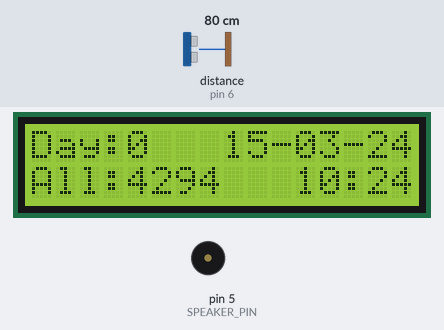
Recording of a program running on a simulated Arduino Nano, built with avr-gcc and run on an emulated ATmega328P. Parts: 16×2 character LCD, buzzer (waves = sounding). Wiring (inferred from the names in the program): ultrasonic range finder: trigger pin 7; echo pin 6. Inputs (shaded band) come from the test bench; at power-on: distance to the obstacle (sensor on pin 6) 80 cm. The echo pulse lasts 58.3 µs per cm; the local clock reads 2024-03-15 10:24:30 at power-on unless the program sets it; EEPROM starts erased.

Above: at 1.3 s.
1.4 s: distance to the obstacle (sensor on pin 6) set to 2 cm
At 1.67 s:
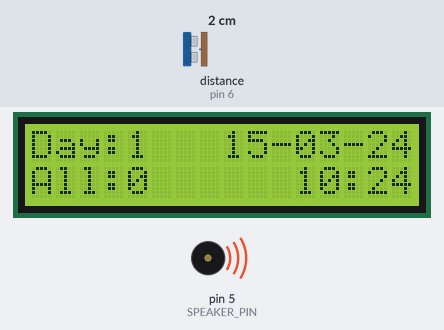
At 2.8 s:
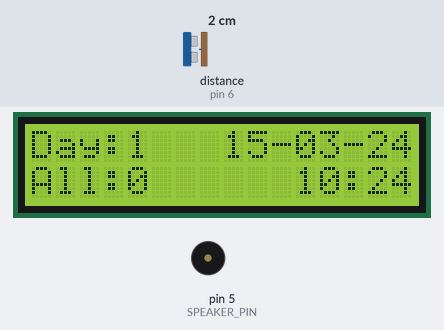
Timing chart, 0 to 4.4 s (numbered marks = the images above; inputs shaded):
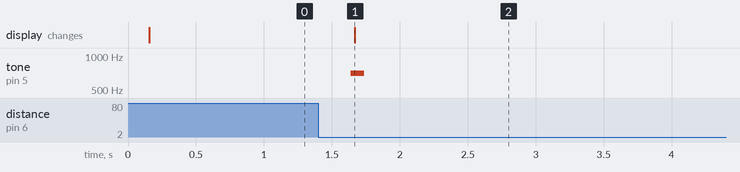

The program:

main.cpp
```cpp
#include "hardware/Config.h"
#include "hardware/Display.h"
#include "hardware/Storage.h"
#include <Arduino.h>
#include <DS1307RTC.h>

#include <Wire.h>
#include <TimeLib.h>


Display *display;
Storage *storage;

uint32_t allCount;
uint32_t dayCount;

Date date;

void resetDayCount()
{
    date = storage->getDate();
    tmElements_t tm;
    RTC.read(tm);
    if ((tm.Year != date.year) || (tm.Month != date.month) || (tm.Day != date.day)) {
        if (dayCount != 0) {
            dayCount = 0;
            if (dayCount != storage->getDayCount()) {
                storage->putDayCount(dayCount);
            }
        }
        date.year = tm.Year;
        date.month = tm.Month;
        date.day = tm.Day;
        storage->putDate(date);
    }
}

void showCurrentDateAndTime()
{
    tmElements_t tm;
    RTC.read(tm);
    String date, time;
    date = ((tm.Day < 10) ? "0" : "") + String(tm.Day) + "-" + ((tm.Month < 10) ? "0" : "") + String(tm.Month) + "-" + (tmYearToCalendar(tm.Year) - 2000);
    display->showRightText(date, 0);
    time = String("   ") + ((tm.Hour < 10) ? "0" : "") + String(tm.Hour) + ":" + ((tm.Minute < 10) ? "0" : "") + String(tm.Minute);
    display->showRightText(time, 1);
}

void showCounts()
{
    display->showLeftText("Day:" + String(dayCount), 0);
    display->showLeftText("All:" + String(allCount), 1);
}

void setup()
{
    pinMode(SPEAKER_PIN, OUTPUT);
    pinMode(HC_SR04_TRIG_PIN, OUTPUT);
    pinMode(HC_SR04_ECHO_PIN, INPUT);

    display = new Display(LCD_ADDR, LCD_COLS, LCD_ROWS);
    storage = new Storage();

    date = storage->getDate();
    allCount = storage->getAllCount();
    dayCount = storage->getDayCount();

    resetDayCount();
    showCurrentDateAndTime();
    showCounts();
}

void loop()
{
    static uint32_t lastDateTimeUpdate = 0;
    static uint32_t lastDistanceUpdate = 0;
    static uint32_t lastNear = 0;
    static uint32_t lastAddCount = 0;
    static uint32_t lastEmpty = 0;
    static uint32_t lastBackup = 0;

    static uint32_t headLiftingTime = 0;
    static bool addToCount = false;

    uint32_t now = millis();

    if (lastDateTimeUpdate > now) {
        lastDateTimeUpdate = now;
    }

    if (lastDistanceUpdate > now) {
        lastDistanceUpdate = now;
    }

    if (lastNear > now) {
        lastNear = now;
    }

    if (lastAddCount > now) {
        lastAddCount = now;
    }

    if (lastEmpty > now) {
        lastEmpty = now;
    }

    if (lastBackup > now) {
        lastBackup = now;
    }

    if (now > (lastDateTimeUpdate + DATE_TIME_UPDATE_INTERVAL)) {
        resetDayCount();
        showCurrentDateAndTime();
        showCounts();

        lastDateTimeUpdate = now;
    }

    if (now > (lastDistanceUpdate + DISTANCE_UPDATE_INTERVAL)) {
        int duration;
        int distance;

        digitalWrite(HC_SR04_TRIG_PIN, LOW);
        delayMicroseconds(2);
        digitalWrite(HC_SR04_TRIG_PIN, HIGH);
        delayMicroseconds(10);
        digitalWrite(HC_SR04_TRIG_PIN, LOW);

        duration = pulseIn(HC_SR04_ECHO_PIN, HIGH);
        distance = duration / 58;

        if (distance < EMPTY_DISTANCE) {
            if (((now - lastEmpty) > BACKLIGHT_ON_INTERVAL) && !display->getBacklight()) {
                display->backlightOn();
            }
            lastNear = now;
        }

        if (distance > EMPTY_DISTANCE) {
            if (((now - lastNear) > BACKLIGHT_OFF_INTERVAL) && display->getBacklight()) {
                display->backlightOff();
            }
            lastEmpty = now;
        }

        if ((distance < LIFTING_DISTANCE)) {
            if (headLiftingTime == 0) {
                headLiftingTime = now;
            }

            if (((now - headLiftingTime) > HEAD_STAGE_INTERVAL) && !addToCount && ((now - lastAddCount) > ADD_COUNT_INTERVAL)) {
                allCount++;
                dayCount++;
                addToCount = true;
                tone(SPEAKER_PIN, 700, 100);
                lastAddCount = now;
                showCounts();
            }
        }

        if (distance > LIFTING_DISTANCE) {
            addToCount = false;
            headLiftingTime = 0;
        }
        lastDistanceUpdate = now;
    }

    if (now > (lastBackup + BACKUP_COUNTS_INTERVAL)) {
        if (allCount != storage->getAllCount()) {
            storage->putAllCount(allCount);
        }

        if (dayCount != storage->getDayCount()) {
            storage->putDayCount(dayCount);
        }

        lastBackup = now;
    }
}


// uncomment for set datetime!
/*
const char *monthName[12] = {
  "Jan", "Feb", "Mar", "Apr", "May", "Jun",
  "Jul", "Aug", "Sep", "Oct", "Nov", "Dec"
};

tmElements_t tm;

bool getTime(const char *str)
{
  int Hour, Min, Sec;

  if (sscanf(str, "%d:%d:%d", &Hour, &Min, &Sec) != 3) return false;
  tm.Hour = Hour;
  tm.Minute = Min;
  tm.Second = Sec;
  return true;
}

bool getDate(const char *str)
{
  char Month[12];
  int Day, Year;
  uint8_t monthIndex;

  if (sscanf(str, "%s %d %d", Month, &Day, &Year) != 3) return false;
  for (monthIndex = 0; monthIndex < 12; monthIndex++) {
    if (strcmp(Month, monthName[monthIndex]) == 0) break;
  }
  if (monthIndex >= 12) return false;
  tm.Day = Day;
  tm.Month = monthIndex + 1;
  tm.Year = CalendarYrToTm(Year);
  return true;
}


void setup() {
  bool parse=false;
  bool config=false;

  if (getDate(__DATE__) && getTime(__TIME__)) {
    parse = true;
    if (RTC.write(tm)) {
      config = true;
    }
  }

  Serial.begin(9600);
  while (!Serial) ; // wait for Arduino Serial Monitor
  delay(200);
  if (parse && config) {
    Serial.print("DS1307 configured Time=");
    Serial.print(__TIME__);
    Serial.print(", Date=");
    Serial.println(__DATE__);
  } else if (parse) {
    Serial.println("DS1307 Communication Error :-{");
    Serial.println("Please check your circuitry");
  } else {
    Serial.print("Could not parse info from the compiler, Time=\"");
    Serial.print(__TIME__);
    Serial.print("\", Date=\"");
    Serial.print(__DATE__);
    Serial.println("\"");
  }
}

void loop() {
}

*/
```

Display.cpp
```cpp
#include "Display.h"

// Делим экран на сегменты, длина левого блока (символы)
#define LEFT_SIGNS_COUNT 8

// Делим экран на сегменты, длина правого блока (символы)
#define RIGHT_SIGNS_COUNT 8

// Длина строки (символы)
#define STRING_SIGNS_COUNT 16

// Максимальная длина текста на экране
#define TEXT_SIGNS_COUNT 32

// Пустая строка (заполнена пробелами)
#define EMPTY_ROW "                "

// Реально пустая строка
#define NULL_STRING ""

Display::Display(uint8_t lcd_addr, uint8_t lcd_cols, uint8_t lcd_rows)
{
    _lcd = new LiquidCrystal_I2C(lcd_addr, lcd_cols, lcd_rows);
    _lcd->init();
    _lcd->backlight();
    _backlight = true;
    _lcd->clear();
}

void Display::showLeftText(String text, uint8_t row)
{
    String newStr = text.substring(0, LEFT_SIGNS_COUNT);
    if (_leftTexts[row] != newStr) {
        _lcd->setCursor(0, row);
        _lcd->print(String(EMPTY_ROW).substring(0, LEFT_SIGNS_COUNT));
        _lcd->setCursor(0, row);
        _lcd->print(newStr);
        _leftTexts[row] = newStr;
    }
}

void Display::clearLeftText(uint8_t row)
{
    showLeftText(NULL_STRING, row);
}

void Display::showRightText(String text, uint8_t row)
{
    String newStr = text.substring(0, RIGHT_SIGNS_COUNT);
    if (_rightTexts[row] != newStr) {
        _lcd->setCursor(LEFT_SIGNS_COUNT, row);
        _lcd->print(String(EMPTY_ROW).substring(0, RIGHT_SIGNS_COUNT));
        _lcd->setCursor(LEFT_SIGNS_COUNT, row);
        _lcd->print(newStr);
        _rightTexts[row] = newStr;
    }
}

void Display::clearRightText(uint8_t row)
{
    showRightText(NULL_STRING, row);
}

void Display::showText(String text, uint8_t row)
{
    uint16_t length = text.length();

    if (length > STRING_SIGNS_COUNT) {
        text = text.substring(0, STRING_SIGNS_COUNT);
        length = STRING_SIGNS_COUNT;
    }

    String leftStr = text.substring(0, min(LEFT_SIGNS_COUNT, length));
    String rightStr;
    if (length > LEFT_SIGNS_COUNT) {
        rightStr = text.substring(LEFT_SIGNS_COUNT);
    } else {
        rightStr = NULL_STRING;
    }
    showLeftText(leftStr, row);
    showRightText(rightStr, row);
}

void Display::showFullScreenText(String text)
{
    uint16_t length = text.length();

    if (length > TEXT_SIGNS_COUNT) {
        text = text.substring(0, TEXT_SIGNS_COUNT);
        length = TEXT_SIGNS_COUNT;
    }

    uint8_t fromPos = 0;
    uint8_t row = 0;

    while (fromPos < length) {
        uint8_t nextFromPos = fromPos + STRING_SIGNS_COUNT;
        showText(text.substring(fromPos, min(nextFromPos, length)), row);
        fromPos = nextFromPos;
        row++;
    }

    while (row < 4) {
        showText(NULL_STRING, row);
        row++;
    }
}

void Display::clearExceptFirstLeft()
{
    showRightText(NULL_STRING, 0);
    showLeftText(NULL_STRING, 1);
    showRightText(NULL_STRING, 1);
    showLeftText(NULL_STRING, 2);
    showRightText(NULL_STRING, 2);
    showLeftText(NULL_STRING, 3);
    showRightText(NULL_STRING, 3);
}

void Display::showModalText(String text)
{
    if (text.length() == 0) {
        return;
    }

    _lcd->setCursor(0, 0);

    if (text.length() > TEXT_SIGNS_COUNT) {
        text = text.substring(0, TEXT_SIGNS_COUNT);
    } else if (text.length() < TEXT_SIGNS_COUNT) {
        _lcd->clear();
    }
    _lcd->print(text);
}

void Display::recoverRealText()
{
    _lcd->setCursor(0, 0);
    _lcd->clear();
    for (uint8_t row = 0; row < 4; row++) {
        _lcd->setCursor(0, row);
        _lcd->print(_leftTexts[row]);
        _lcd->setCursor(0, row);
        _lcd->setCursor(LEFT_SIGNS_COUNT, row);
        _lcd->print(_rightTexts[row]);
    }
}

void Display::backlightOff()
{
    _lcd->noBacklight();
    _backlight = false;
}

void Display::backlightOn()
{
    _lcd->backlight();
    _backlight = true;
}

bool Display::getBacklight()
{
    return _backlight;
}
```

Display.h
```cpp
#ifndef Display_h_
#define Display_h_

#include <Arduino.h>
#include <LiquidCrystal_I2C.h>

class Display {
  public:
    /**
     * @brief Инициализация, включение и очистка дисплея
     *
     * @param lcd_addr адрес дисплея
     * @param lcd_cols кол-во символов в строке
     * @param lcd_rows кол-во строк
     */
    Display(uint8_t lcd_addr, uint8_t lcd_cols, uint8_t lcd_rows);
    /** LEFT_SIGNS_COUNT signs */

    /**
     * @brief Вывод строки в левую часть,
     * максимальная длина строки - LEFT_SIGNS_COUNT
     *
     * @param text текст для вывода
     * @param row номер строки, в какой показывать текст
     */
    void showLeftText(String text, uint8_t row);

    /**
     * @brief Чистим определенную строку левого сегмента
     *
     * @param row
     */
    void clearLeftText(uint8_t row);

    /**
     * @brief Вывод строки в левую часть,
     * максимальная длина строки - RIGHT_SIGNS_COUNT
     *
     * @param text текст для вывода
     * @param row номер строки, в какой показывать текст
     */
    void showRightText(String text, uint8_t row);

    /**
     * @brief Чистим определенную строку правого сегмента
     *
     * @param row
     */
    void clearRightText(uint8_t row);

    /**
     * @brief Показываем текст во всю строку,
     * максимальная длина строки - STRING_SIGNS_COUNT
     *
     * @param text
     * @param row
     */
    void showText(String text, uint8_t row);

    /**
     * @brief Показываем текст на весь экран,
     * максимальная длина текста - TEXT_SIGNS_COUNT
     *
     * @param text
     */
    void showFullScreenText(String text);

    /**
     * @brief Показываем текст на весь экран, но при этом сам текст в
     * _leftTexts и _rightTexts не сохраняем и никак не проверяем, что сейчас
     * на экране. Это аналог модельного окна поверх реального. После показа
     * реальный текст будет восстановлен по функции recoverRealText().
     *
     * @param text
     */
    void showModalText(String text);

    /**
     * @brief Восстанавливает на экране реальный текст после вызова
     * showFullScreenText(), когда нужно будет убрать временный.
     */
    void recoverRealText();

    /**
     * @brief Очистка всего экрана кроме левой верхней части
     *
     */
    void clearExceptFirstLeft();

    void backlightOff();
    void backlightOn();
    bool getBacklight();

  private:
    LiquidCrystal_I2C *_lcd;
    String _leftTexts[4];
    String _rightTexts[4];
    bool _backlight;
};

#endif
```

Storage.cpp
```cpp
#include "Storage.h"
#include <EEPROM.h>

Date Storage::getDate()
{
    Date date;
    EEPROM.get(OFFSET_DATE, date);
    return date;
}

void Storage::putDate(Date date)
{
    EEPROM.put(OFFSET_DATE, date);
}

uint32_t Storage::getAllCount()
{
    uint32_t allCount;
    EEPROM.get(OFFSET_ALL_COUNT, allCount);
    return allCount;
}

void Storage::putAllCount(uint32_t allCount)
{
    EEPROM.put(OFFSET_ALL_COUNT, allCount);
}

uint32_t Storage::getDayCount()
{
    uint32_t dayCount;
    EEPROM.get(OFFSET_DAY_COUNT, dayCount);
    return dayCount;
}

void Storage::putDayCount(uint32_t dayCount)
{
    EEPROM.put(OFFSET_DAY_COUNT, dayCount);
}
```

Storage.h
```cpp
#ifndef Storage_h_
#define Storage_h_

#include <Arduino.h>

#define OFFSET_DATE 0
#define OFFSET_ALL_COUNT 3
#define OFFSET_DAY_COUNT 7

struct Date
{
    uint8_t year; // offset from 1970;
    uint8_t month;
    uint8_t day;
};

class Storage
{
    public:
        Date getDate();
        void putDate(Date date);

        uint32_t getAllCount();
        void putAllCount(uint32_t allCount);

        uint32_t getDayCount();
        void putDayCount(uint32_t dayCount);
};

#endif
```

Config.h
```cpp
#ifndef Config_h_
#define Config_h_

// I2C device found at address 0x27  !
// I2C device found at address 0x50  !
// I2C device found at address 0x68  !

// =================================
// ============= PINS ==============
// =================================

#define SPEAKER_PIN 5
#define HC_SR04_ECHO_PIN 6
#define HC_SR04_TRIG_PIN 7

// =================================
// ============= OTHERS ============
// =================================

// Дисплей
#define LCD_ADDR 0x27
#define LCD_COLS 16
#define LCD_ROWS 2

// интервалы обновления (миллисекунды)
#define DATE_TIME_UPDATE_INTERVAL 1000
#define DISTANCE_UPDATE_INTERVAL 50
#define BACKLIGHT_OFF_INTERVAL 30000

// расстояния
#define EMPTY_DISTANCE 70
#define LIFTING_DISTANCE 35

#define HEAD_STAGE_INTERVAL 200
#define ADD_COUNT_INTERVAL 800

#define BACKLIGHT_ON_INTERVAL 300

#define BACKUP_COUNTS_INTERVAL 3600000

#endif
```

Measured:
- after the input at 1.4 s, tone on pin 5 (SPEAKER_PIN): silent → 700 Hz after 0.24 s, → silent 0.10 s later
